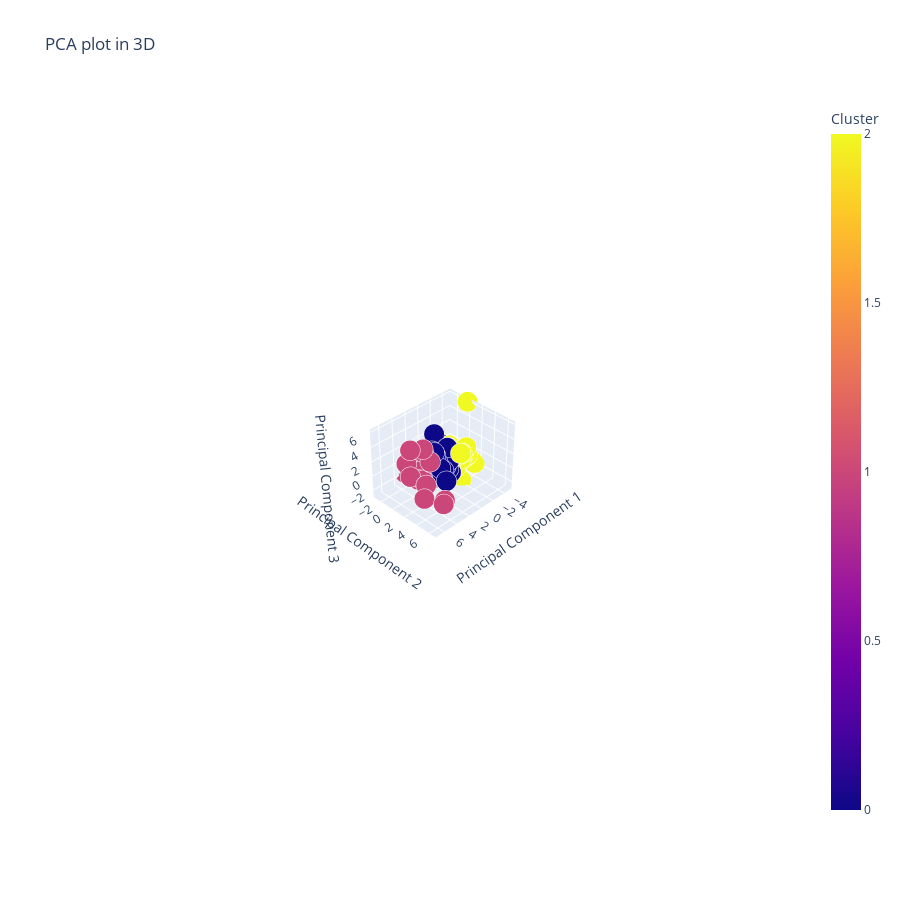

This figure's notebook cell:
### Code cell
from sklearn.cluster import KMeans

# Применение K-Means
kmeans = KMeans(n_clusters=3, random_state=42).fit(X_scaled)
pred_kmeans = kmeans.labels_

# Визуализация данных с метками кластеров
PCAplot3D(X_scaled, y_data=pred_kmeans)

### Figure 1 — Plotly figure (JSON) as saved in the notebook; plotly's stock layout.template omitted (floating-point values rounded to 4 significant figures; data arrays with more than 128 entries replaced by an {"elided": "..."} marker saying what was removed)
{"data": [{"hovertemplate": "Principal Component 1=%{x}<br>Principal Component 2=%{y}<br>Principal Component 3=%{z}<br>size=%{marker.size}<br>Cluster=%{marker.color}<extra></extra>", "legendgroup": "", "marker": {"color": {"elided": "167 int values"}, "coloraxis": "coloraxis", "opacity": 1, "size": {"elided": "167 float values"}, "sizemode": "area", "sizeref": 0.00025, "symbol": "circle"}, "mode": "markers", "name": "", "scene": "scene", "showlegend": false, "type": "scatter3d", "x": {"elided": "167 float values"}, "y": {"elided": "167 float values"}, "z": {"elided": "167 float values"}}], "layout": {"coloraxis": {"colorbar": {"title": {"text": "Cluster"}}, "colorscale": [[0, "#0d0887"], [0.1111, "#46039f"], [0.2222, "#7201a8"], [0.3333, "#9c179e"], [0.4444, "#bd3786"], [0.5556, "#d8576b"], [0.6667, "#ed7953"], [0.7778, "#fb9f3a"], [0.8889, "#fdca26"], [1, "#f0f921"]]}, "height": 900, "legend": {"itemsizing": "constant", "tracegroupgap": 0}, "scene": {"aspectmode": "auto", "aspectratio": {"x": 1.179, "y": 0.9646, "z": 0.8794}, "camera": {"center": {"x": 0, "y": 0, "z": 0}, "eye": {"x": 5.374, "y": 5.374, "z": 5.374}, "projection": {"type": "perspective"}, "up": {"x": 0, "y": 0, "z": 1}}, "domain": {"x": [0, 1], "y": [0, 1]}, "xaxis": {"title": {"text": "Principal Component 1"}, "type": "linear"}, "yaxis": {"title": {"text": "Principal Component 2"}, "type": "linear"}, "zaxis": {"title": {"text": "Principal Component 3"}, "type": "linear"}}, "title": {"text": "PCA plot in 3D"}, "width": 900}}
